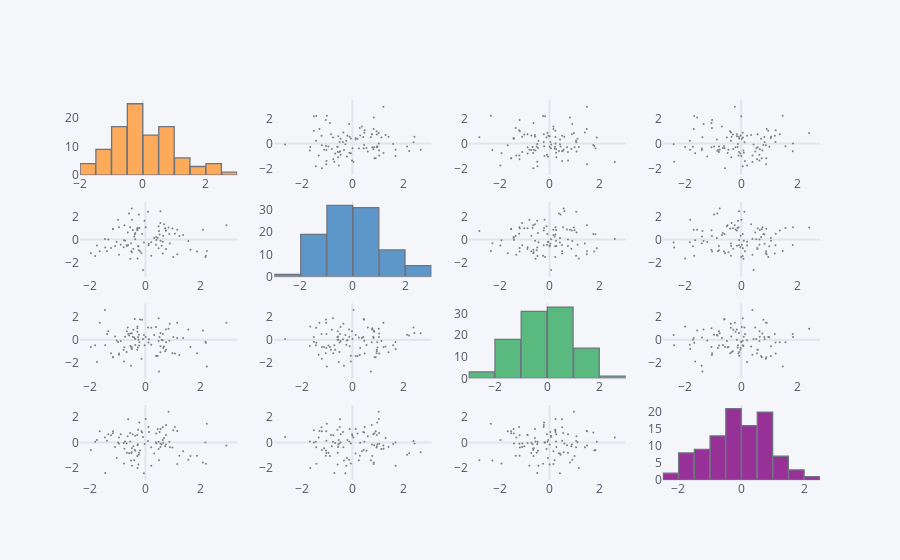

The cell this chart's notebook holds for it:
### Markdown cell above
## scatter_matrix()

Similar to sns.pairplot()

### Code cell
df.scatter_matrix()
